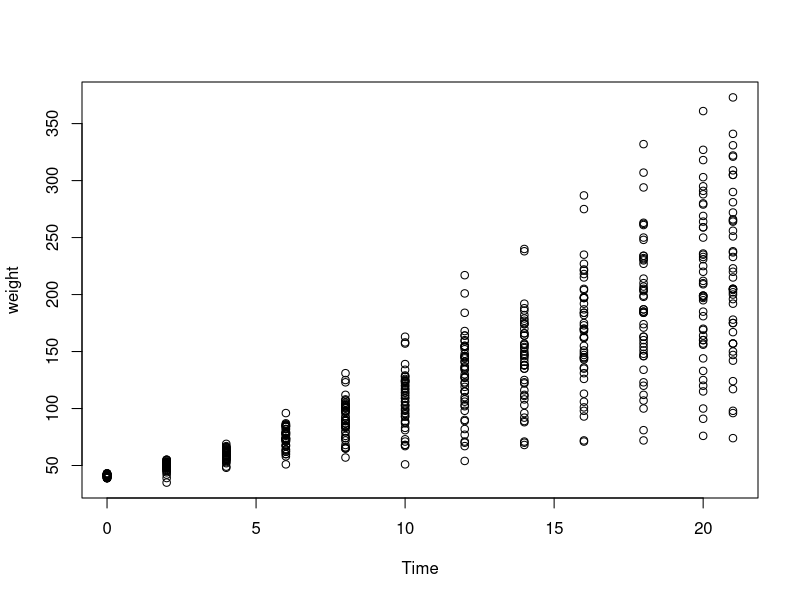

Write R code to recreate this figure.
## ---- chunk 1
knitr::opts_chunk$set(echo = FALSE)
## ---- chunk 2

head(ChickWeight)

## ---- chunk 3

plot(weight ~ Time, data =ChickWeight)
